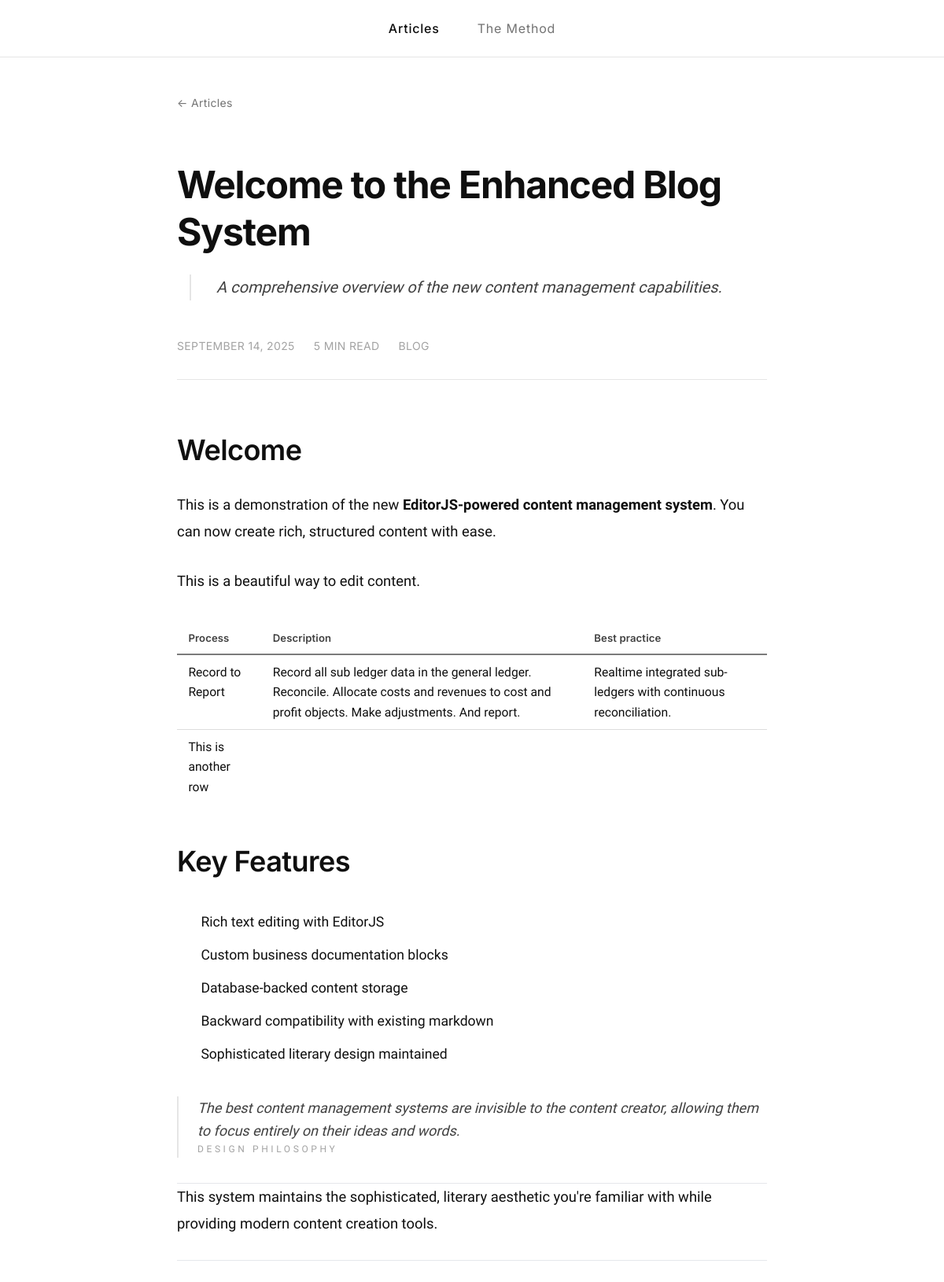
Page /blog/welcome-enhanced-blog on the committed database.
### models/navigation.py (models this page shows, shortened)
class NavigationItem(db.Model):
    __tablename__ = 'navigation_items'
    id = db.Column(db.Integer, primary_key=True)
    label = db.Column(db.String(100), nullable=False)
    slug = db.Column(db.String(120), unique=True, index=True)
    url = db.Column(db.String(255))
    section = db.Column(db.String(50), index=True)  # e.g., blog, tom_method, portfolio
    is_external = db.Column(db.Boolean, default=False)
    is_visible = db.Column(db.Boolean, default=True)
    position = db.Column(db.Integer, default=0, index=True)
    created_at = db.Column(db.DateTime, default=datetime.utcnow)
    updated_at = db.Column(db.DateTime, default=datetime.utcnow, onupdate=datetime.utcnow)
    def effective_url(self):
        if self.url:
            return self.url
        if self.section:
            return self._section_to_url(self.section)
        return '#'
    @staticmethod
    def _section_to_url(section):
        mapping = {
            'home': '/',
            'blog': '/blog',
            'tom_method': '/tom-method',
            'portfolio': '/portfolio',
        }
        return mapping.get(section, '/')

### models/article.py (models this page shows, shortened)
class Article(db.Model):
    __tablename__ = 'articles'
    id = db.Column(db.Integer, primary_key=True)
    title = db.Column(db.String(200), nullable=False)
    slug = db.Column(db.String(200), unique=True, nullable=False)
    subtitle = db.Column(db.Text)
    content_type = db.Column(db.String(20), default='markdown')  # 'markdown' or 'editorjs'
    content_json = db.Column(db.JSON)  # For EditorJS blocks
    content_markdown = db.Column(db.Text)  # For Markdown content
    excerpt = db.Column(db.Text)
    reading_time = db.Column(db.String(20))
    author = db.Column(db.String(100))
    status = db.Column(db.String(20), default='draft')  # 'draft', 'published', 'archived'
    section = db.Column(db.String(50), default='blog', index=True)  # blog, tom_method, portfolio, etc.
    subsection = db.Column(db.String(100))  # additional grouping (e.g., portfolio category)
    chapter_slug = db.Column(db.String(100), index=True)  # for TOM Method chapters
    chapter_order = db.Column(db.Integer)  # order within chapter
    featured_order = db.Column(db.Integer)  # ordering for featured lists/landing pages
    published_at = db.Column(db.DateTime)
    created_at = db.Column(db.DateTime, default=datetime.utcnow)
    updated_at = db.Column(db.DateTime, default=datetime.utcnow, onupdate=datetime.utcnow)
    meta_description = db.Column(db.Text)
    meta_keywords = db.Column(db.Text)
    tags = db.relationship('Tag', secondary='article_tags', back_populates='articles')
    def render_html(self) -> str:
        if self.content_type == 'editorjs' and self.content_json:
            from services.content_converter import EditorJSConverter
            converter = EditorJSConverter()
            return converter.to_html(self.content_json)
        return ''

### app_new.py (the view)
    @app.route('/blog/<slug>')
    def blog_post(slug):
        try:
            article = Article.query.filter_by(slug=slug, section='blog', status='published').first()
        except Exception as exc:
            print(f"Error fetching blog article: {exc}")
            article = None
        if not article:
            abort(404)
        return render_template('article_page.html', article=article)

### services/content_converter.py (called while the page is built)
    def to_html(self, data: Dict[str, Any]) -> str:
        if not isinstance(data, dict) or 'blocks' not in data:
            return ''
        blocks = data.get('blocks', [])
        html_blocks = []
        for block in blocks:
            if not isinstance(block, dict):
                continue
            block_type = block.get('type', '')
            block_data = block.get('data', {})
            if block_type in self.block_handlers:
                html_content = self.block_handlers[block_type](block_data)
                if html_content:
                    html_blocks.append(html_content)
        return '\n'.join(html_blocks)

    def _escape_html(self, text: str) -> str:
        if not text:
            return ''
        return html.escape(text)

    def _process_inline_formatting(self, text: str) -> str:
        if not text:
            return ''
        allowed_tags = ['b', 'i', 'em', 'strong', 'a', 'code', 'mark']
        escaped = html.escape(text)
        for tag in allowed_tags:
            escaped = re.sub(f'&lt;{tag}&gt;', f'<{tag}>', escaped)
            escaped = re.sub(f'&lt;/{tag}&gt;', f'</{tag}>', escaped)
            escaped = re.sub(f'&lt;{tag} ([^&]*)&gt;', f'<{tag} \\1>', escaped)
        return escaped

    def _handle_paragraph(self, data: Dict[str, Any]) -> str:
        text = self._process_inline_formatting(data.get('text', ''))
        if not text.strip():
            return ''
        return f'<p class="article-prose">{text}</p>'

    def _handle_header(self, data: Dict[str, Any]) -> str:
        text = self._escape_html(data.get('text', ''))
        level = data.get('level', 1)
        if not text.strip():
            return ''
        return f'<h{level} class="article-prose">{text}</h{level}>'

    def _handle_list(self, data: Dict[str, Any]) -> str:
        items = data.get('items', [])
        list_type = data.get('style', 'unordered')
        if not items:
            return ''
        tag = 'ol' if list_type == 'ordered' else 'ul'
        html_items = []
        for item in items:
            item_text = self._process_inline_formatting(item)
            if item_text.strip():
                html_items.append(f'<li>{item_text}</li>')
        if not html_items:
            return ''
        return f'<{tag} class="article-prose">{"".join(html_items)}</{tag}>'

    def _handle_delimiter(self, data: Dict[str, Any]) -> str:
        return '<hr>'

### templates/article_page.html (shortened to what this page needs)
{% extends "base.html" %}
{% block content %}
<div class="article-shell mx-auto px-6 sm:px-8 lg:px-12 py-12">
    <nav class="mb-12 text-sm text-text-muted font-sans tracking-wide">
        <a href="{{ url_for('blog') if article.section == 'blog' else url_for('portfolio') if article.section == 'portfolio' else url_for('tom_method') }}" class="hover:border-b hover:border-text-muted transition-all">←
            {% if article.section == 'blog' %}Articles{% elif article.section == 'portfolio' %}Portfolio{% else %}The TOM Method{% endif %}
        </a>
    </nav>
    <article>
        <header class="mb-16 pb-8 border-b border-border-subtle">
            <h1 class="text-5xl font-sans font-bold text-text-primary mb-6 leading-tight tracking-tight">{{ article.title }}</h1>
            {% if article.excerpt %}
                <div class="text-xl text-text-secondary mb-12 leading-relaxed italic border-l-2 border-border-subtle pl-8 ml-4">
                    {{ article.excerpt }}
                </div>
            {% endif %}
            <div class="flex flex-wrap gap-6 text-sm text-text-light font-sans tracking-wide uppercase">
                {% if article.published_at %}
                    <span>{{ article.published_at.strftime('%B %d, %Y') }}</span>
                {% endif %}
                {% if article.reading_time %}
                    <span>{{ article.reading_time }}</span>
                {% endif %}
                <span>{{ article.section.replace('_', ' ')|title }}</span>
            </div>
        </header>
        <div class="article-prose">
            {{ article.render_html()|safe }}
        </div>
    </article>
</div>
{% endblock %}

### templates/base.html (shortened to what this page needs)
<!DOCTYPE html>
<html lang="en">
<head>
    <link rel="stylesheet" href="{{ url_for('static', filename='css/style.css') }}">
    <link rel="stylesheet" href="{{ url_for('static', filename='css/article.css') }}">
    <script src="https://cdn.tailwindcss.com"></script>
</head>
<body class="font-serif text-lg leading-relaxed text-text-primary bg-paper antialiased">
    <header class="sticky top-0 z-50 bg-white/95 backdrop-blur-sm border-b border-border-subtle">
        <nav class="max-w-4xl mx-auto px-8 py-6">
            <div class="flex justify-center gap-12">
                {% if navigation_items %}
                    {% for item in navigation_items %}
                        {% set href = item.url %}
                        {% set is_home = item.active_pattern == '/' %}
                        {% set is_active = (is_home and request.path == '/') or (not is_home and item.active_pattern and request.path.startswith(item.active_pattern)) %}
                        <a href="{{ href }}"
                           class="text-text-muted hover:text-text-primary transition-colors font-sans text-base tracking-wider {% if is_active %}text-text-primary font-medium{% endif %}"
                           {% if item.is_external %}target="_blank" rel="noopener noreferrer"{% endif %}>
                            {{ item.label }}
                        </a>
                    {% endfor %}
                {% else %}
                    <a href="/" class="text-text-muted hover:text-text-primary transition-colors font-sans text-base tracking-wider {% if request.path == '/' %}text-text-primary font-medium{% endif %}">Home</a>
                {% endif %}
            </div>
        </nav>
    </header>
    <main class="min-h-screen">
        {% block content %}{% endblock %}
    </main>
</body>
</html>

### static/css/style.css (style rules this page uses)
* { margin: 0; padding: 0; box-sizing: border-box; }
body { font-family: 'Charter', 'Georgia', 'Times New Roman', serif; font-weight: 400; line-height: 1.75; color: #1a1a1a; background-color: #fefefe; font-size: 18px; -webkit-font-smoothing: antialiased; -moz-osx-font-smoothing: grayscale; }
h1, h2, h3, h4, h5, h6 { font-family: 'Inter', -apple-system, BlinkMacSystemFont, 'Segoe UI', sans-serif; font-weight: 500; line-height: 1.4; color: #1a1a1a; margin-bottom: 1.5rem; margin-top: 0rem; letter-spacing: -0.01em; }
h1 { font-size: 2.25rem; font-weight: 600; margin-top: 0; line-height: 1.3; margin-bottom: 2rem; }
h2 { font-size: 1.625rem; margin-top: 4rem; margin-bottom: 2rem; font-weight: 500; }
p { margin-bottom: 1.5em; color: #2a2a2a; font-size: 1em; line-height: 1.75; }
:root { --paper: #ffffff; --cream: #fafafa; --light-gray: #f8f8f8; --border-subtle: #e5e5e5; --text-primary: #0f0f0f; --text-secondary: #404040; --text-muted: #737373; --text-light: #a3a3a3; --accent: #0f172a; --accent-hover: #1e293b; --accent-light: #f8fafc; --border-elegant: #e5e5e5; --highlight: #fafafa; }

### static/css/article.css (style rules this page uses)
.article-shell { max-width: 1280px; margin: 0 auto; position: relative; }
.article-shell > nav { width: 100%; max-width: 750px; margin: 0 auto 4rem; }
.article-prose { max-width: 750px; margin: 0 auto; }
.article-prose > *:first-child { margin-top: 0; }
.article-prose h1, .article-prose h2, .article-prose h3, .article-prose h4 { font-family: 'Inter', -apple-system, BlinkMacSystemFont, 'Segoe UI', sans-serif; font-weight: 600; color: var(--text-primary); letter-spacing: -0.015em; }
.article-prose h2 { font-size: clamp(2rem, 3vw, 2.5rem); margin-top: 3rem; margin-bottom: 1.75rem; }
.article-prose p { font-family: 'Charter', 'Georgia', 'Times New Roman', serif; font-size: 1.15rem; line-height: 1.85; color: var(--text-primary); margin-bottom: 1.8rem; }
.article-prose ul, .article-prose ol { margin: 2.3rem 0; padding-left: 1.9rem; color: var(--text-primary); font-family: 'Charter', 'Georgia', 'Times New Roman', serif; font-size: 1.1rem; line-height: 1.8; }
.article-prose li { margin-bottom: 0.65rem; }
.article-prose blockquote { border-left: 2px solid var(--border-subtle); padding-left: 1.5rem; margin: 2rem 0; font-style: italic; color: var(--text-secondary); }
.article-prose blockquote cite { display: block; margin-top: 1rem; font-size: 0.75rem; text-transform: uppercase; letter-spacing: 0.3em; color: var(--text-light); font-style: normal; }
.article-prose table { width: 100%; border-collapse: collapse; margin: 2.25rem auto; font-family: 'Charter', 'Georgia', 'Times New Roman', serif; font-size: 0.98rem; background: transparent; border: none; }
.article-prose thead { background: transparent; }
.article-prose th, .article-prose td { border-bottom: 1px solid rgba(15, 15, 15, 0.14); padding: 0.55rem 0.9rem; text-align: left; vertical-align: top; }
.article-prose th { font-family: 'Inter', -apple-system, BlinkMacSystemFont, 'Segoe UI', sans-serif; font-size: 0.82rem; letter-spacing: 0.01em; text-transform: none; color: var(--text-secondary); font-weight: 600; border-bottom: 2px solid rgba(15, 15, 15, 0.55); }
.article-prose tr:last-child td { border-bottom: none; }
.article-prose tbody tr:nth-child(odd) { background: transparent; }
@media (min-width: 1024px) { .article-shell { display: block; position: relative; } }
@media (min-width: 1024px) { .article-shell > article { width: 100%; max-width: 750px; margin: 0 auto; } }

### rows in the picture
NavigationItem: label "Articles"
NavigationItem: label "The Method"
Article: title "Welcome to the Enhanced Blog System", excerpt "A comprehensive overview of the new content management capabilities.", published_at "SEPTEMBER 14, 2025", reading_time "5 MIN READ", section.replace "BLOG", render_html "Welcome This is a demonstration of the new EditorJS-powered content management system . You can now create rich, structured content with ease. This is a beautiful way to edit content. Process Description Best practice Record to Report Record all sub ledger data in the general ledger. Reconcile. Allocate costs and revenues to cost and profit objects. Make adjustments. And report. Realtime integrated sub-ledgers with continuous reconciliation. This is another row Key Features Rich text editing with EditorJS Custom business documentation blocks Database-backed content storage Backward compatibility with existing markdown Sophisticated literary design maintained The best content management…"
